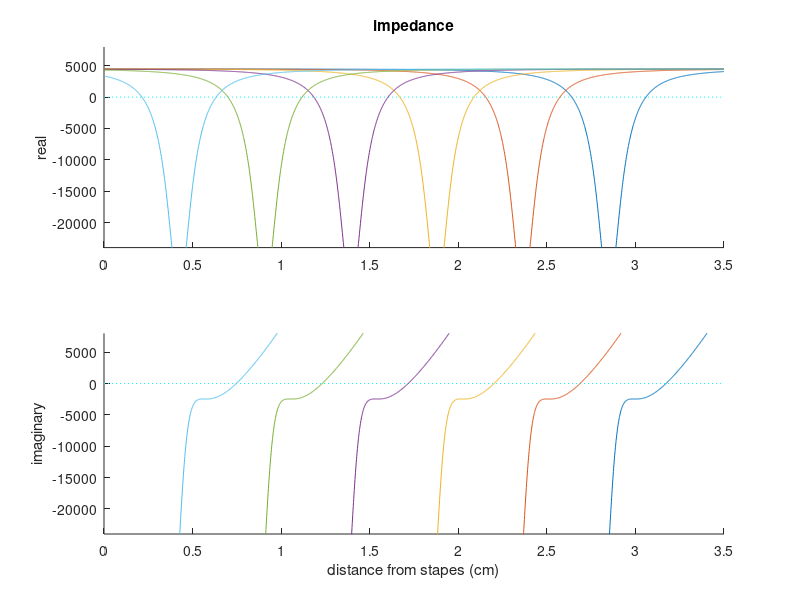
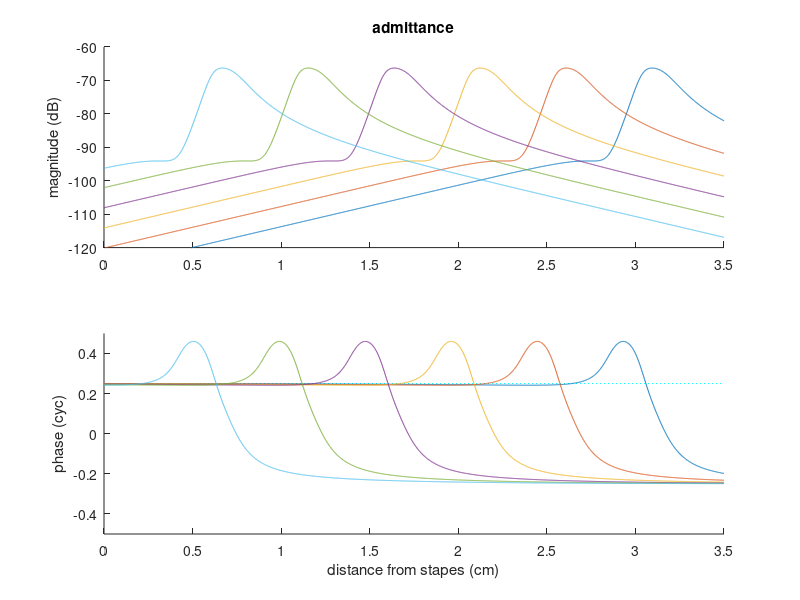
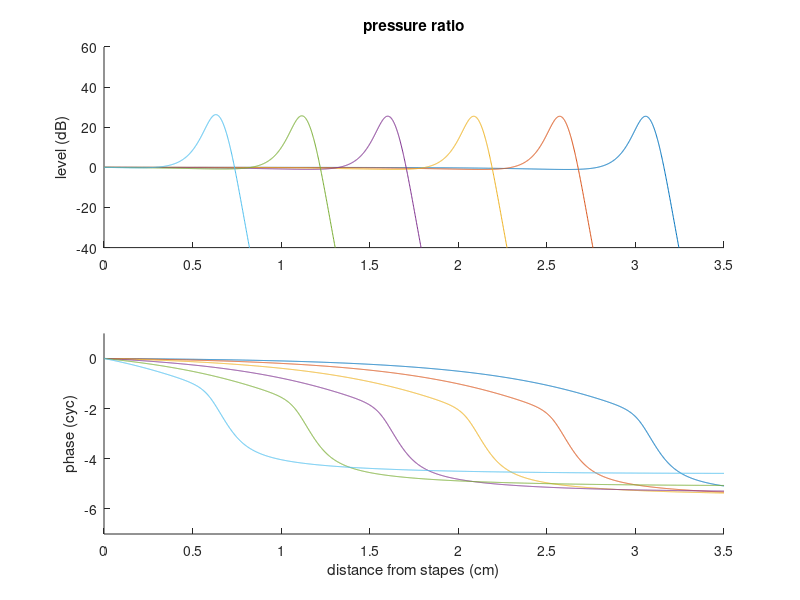
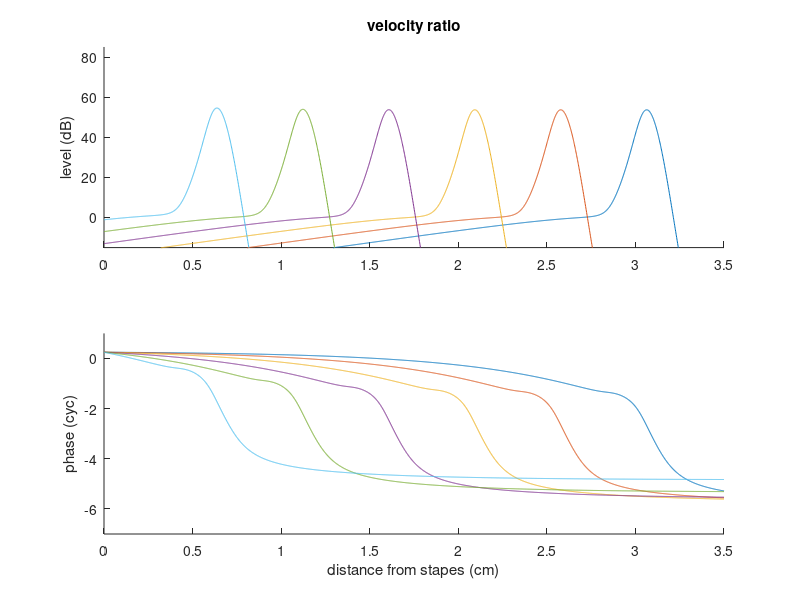

The MATLAB source for these figures, in order:
% fdm12a - Finite-difference solution of the 1-D cochlear model

function fdm12a
global n dx ast ase rho bw As g xl wd npk sbc rv icp
%
n=2501; 
nf=600;						% number of frequencies
g=1;							% NDR depth
rr=5e-5;						% roughness
utf=0.0;                % untapered fraction of scala area
wd=1;							% write data ?
%
% set parameter values
xl=3.5; yh=0.1; bw=0.1; 
rho=1; ast=0.01; ase=-5/xl; % ase=-1.43; % for man
x=transpose(linspace(0,xl,n));
dx=x(2)-x(1);
As=ast*(exp(ase*x)*(1-utf)+utf);
rand('state',0);
rv1=rr*rand(size(x));   % random variation in stiffness
rv0=zeros(size(rv1));   % no random variation in stiffness
sbc=0;                  % pressure=1 at x=0
%
% plot impedance, admittance, pressure, velocity & propagation
L=xl;rv=rv0;
xlim=[0 L];
zlim=[-3 1]*8000;
ylim=[-120 -60];
clim=[-7 1];
klim=[-60 120];
figure(1);clf
subplot(211);hold on;axis([xlim zlim])
plot(xlim,[0 0],'c:');
title('impedance');
ylabel('real');
subplot(212);hold on;axis([xlim zlim])
plot(xlim,[0 0],'c:');
xlabel('distance from stapes (cm)')
ylabel('imaginary');
figure(2);clf
subplot(211);hold on;axis([xlim ylim])
title('admittance');
ylabel('magnitude (dB)');
subplot(212);hold on;axis([xlim -0.5 0.5])
plot(xlim,[0.25 0.25],'c:');
xlabel('distance from stapes (cm)')
ylabel('phase (cyc)');
figure(3);clf
subplot(211);hold on;axis([xlim -40 60])
title('pressure ratio');
ylabel('level (dB)');
subplot(212);hold on;axis([xlim clim])
xlabel('distance from stapes (cm)')
ylabel('phase (cyc)')
figure(4);clf
subplot(211);hold on;axis([xlim -15 85])
title('velocity ratio')
ylabel('level (dB)')
subplot(212);hold on;axis([xlim clim])
xlabel('distance from stapes (cm)');
ylabel('phase (cyc)')
figure(5);clf
subplot(211);hold on;axis([xlim klim])
plot(xlim,[0 0],'c:')
title('propagation function')
ylabel('real')
subplot(212);hold on;axis([xlim klim])
xlabel('distance from stapes (cm)')
ylabel('imaginary')
drawnow
if (xl<3) o=1:6; else o=0:5; end
icp=zeros(1,length(o));
flst=250*(2.^o);
for j=1:length(flst)
   s=i*2*pi*flst(j);
   Zf=rho*s./As;			% scala impedance
   Yb=Ybm(x,s,g);			% BM admittance
   Zb=1./Yb;				% BM impedance
   P=press(Zf,Yb,x,0);	% scala pressure
   Vs=-((P(2)-P(1))/(x(2)-x(1))/Zf(1))/As(1);
   Vb=(Yb.*P/bw)/Vs;		% BM velocity
   kap=sqrt(Zf./Yb).*Yb;
   %
   Ydb=dbmag(Yb);
   Yph=phase(Yb);
   Pdb=dbmag(P/P(1));
   Pph=phase(P/P(1));
   Vdb=dbmag(Vb);
   Vph=phase(Vb);
   kr=real(kap);
   ki=imag(kap);
   figure(1)
   subplot(211);plot(x,real(Zb))
   subplot(212);plot(x,imag(Zb))
   figure(2)
   subplot(211);plot(x,Ydb)
   subplot(212);plot(x,Yph)
   figure(3)
   subplot(211);plot(x,Pdb)
   subplot(212);plot(x,Pph)
   figure(4)
   subplot(211);plot(x,Vdb)
   subplot(212);plot(x,Vph)
   figure(5)
   subplot(211);plot(x,kr)
   subplot(212);plot(x,ki)
   drawnow
   [xmx,imx]=max(Vdb);
   icp(j)=imx;
   write_data(sprintf('velo%d.txt',j),[x Vdb Vph Ydb Yph kr ki]);
end
fig=5;
%
% frequency-place map
fig=fig+1;figure(fig);clf;
xcp=x(icp);
f_cat=fpmap(x,0.456,0.021,0.80);
f_man=fpmap(x,0.165,0.021,0.99);
semilogy(xcp,flst,'o-',x,f_cat,x,f_man)
flim=[.05 20]*1000;
axis([xlim flim])
xlabel('distance from stapes (cm)');
ylabel('characteristic frequency (Hz)');
title('frequency-place map');
legend('model','cat','man')
%
% reflectance vs frequency
fig=fig+1;figure(fig);clf
flim=[50 20000];
o=8*(0:(nf-1))/nf-3;
f=1000*2.^o';
[rm1,rd1,pp1,pd1,vf1,kf]=refl(x,f,rv0,0,1);
[rm2,rd2,pp2,pd2,vf2,kf]=refl(x,f,rv1,0,2);
rm1=20*log10(rm1/100);
rm2=20*log10(rm2/100);
subplot(211);semilogx(f,rm1,f,rm2)
axis([flim -65 -15]);
title('reflectance');
ylabel('magnitude (dB)');
rd1(rd1<eps)=eps;
rd2(rd2<eps)=eps;
subplot(212);loglog(f,rd1,f,rd2)
axis([flim 1 40])
ylabel('delay (cyc)')
xlabel('frequency (Hz)')
drawnow
write_data('vf1.txt',[f dbmag(vf1) phase(vf1)]);
write_data('vf2.txt',[f dbmag(vf2) phase(vf2)]);
write_data('kf.txt', [f real(kf)   imag(kf)]);
%
% Qerb
fig=fig+1;figure(fig);clf
for k=1:length(icp)
   Vdb2=dbmag(vf2(:,k));
   [qe,bf]=Qerb(f,Vdb2);
   qq(k)=qe;
   ff(k)=bf;
end
f=1000*2.^(-6:0.1:6);
Qcat = 5.0*(f/1000).^0.37;	% from Shera et al. (2002)
Qman1=9.26*f./(f+230);		% from Shera et al. (2002)
Qman2=12.7*(f/1000).^0.30;	% from Shera et al. (2002)
loglog(ff,qq,'o-',f,Qcat,f,Qman1,f,Qman2)
axis([flim 1 30])
title('Qerb vs BF')
ylabel('quality factor')
xlabel('frequency (Hz)')
%legend('model','cat','man1','man2',4)
legend('model','cat','man1','man2')
drawnow
%
return

function [rm,rd,pp,pd,vf,kf]=refl(x,flst,rvx,ap,sn)
global rho bw As g rv dx icp
ap=1;
rv=rvx;  				% random variation in stiffness
r=zeros(size(flst));
pp=zeros(size(flst));
pph=zeros(size(flst));
vf=zeros(length(flst),length(icp));
kf=zeros(length(flst),length(icp));
for j=1:length(flst)
   s=i*2*pi*flst(j);
   Zf=rho*s./As;		% scala impedance
   Yb=Ybm(x,s,g);		% BM admittance
   [P,Pp,Pm]=press(Zf,Yb,x,ap);	% scala pressure
   r(j)=Pm(1)/Pp(1);
   pp(j)=max(dbmag(P/P(2)));		% peak pressure
   pph(j)=Pm(2);
   Vb=(Yb.*P/bw)/As(1);				% BM velocity
   kap=sqrt(Zf./Yb).*Yb;			% propagation
   vf(j,:)=Vb(icp).';
   kf(j,:)=kap(icp).';
end
rm=abs(r)*100; 			% reflectance magnitude (%)
rp=phase(r);				% reflectance phase (cyc)
rd=-dd(rp,log(flst));	% reflectance delay (cyc)
ph=phase(pph);				% retrograde pressure phase (cyc)
pd=-dd(ph,log(flst));	% retrograde pressure delay (cyc)
write_data(sprintf('refl%d.txt',sn),[flst rm rp rd pp pd]);
return

function [p,pp,pm]=press(z,y,x,ap)
global As
us=As(1);	% stapes velocity
if ap
   [p,pp,pm]=press_ap(z,y,x,us);
else
   [p,pp,pm]=press_ex(z,y,x,us);
end   
return

function [p,pp,pm]=press_ex(z,y,x,us)
global As npk sbc
n=length(x);
o=ones([n 1]);
q=zeros([n 1]);
dx=x(2)-x(1);
% differential log-impedance
dlnZ=-dd(log(abs(z)),x)*dx;
% setup fluid equations
aa=2+z.*y*dx*dx;
ap=-o-dlnZ/2;
am=-o+dlnZ/2;
a=spdiags([am aa ap],-1:1,n,n);
% at stapes: P'=-As*Zf
a(1,1)=1;
a(1,2)=0;
q(1)=1;
% at helicotrema P'=-sqrt(Yb*Zf)*P;
a(n,n-1)=-1;
a(n,n)=1+sqrt(y(n)*z(n))*dx;
q(n)=0;
% solve matrix equation
p=a\q;
% decompose P into P+ and P-
dp=dd(p,x);
kap=y.* sqrt(z./y);
pp=( p - dp ./ kap ) / 2;
pm=( p + dp ./ kap ) / 2;
return

function [p,pp,pm]=press_ap(z,y,x,us)
dx=x(2)-x(1);
y0=sqrt(y./z);
eps=dd(log(y0),x)/2;
kap=y.* sqrt(z./y);
ckd=cumsum(2*kap.*dx);
eee=-eps.*exp(-ckd).*dx;
ref=exp(ckd).*(sum(eee)-cumsum(eee));
pp0=us/(y0(1)-y0(1)*ref(1));
pp=pp0.*exp(-cumsum((eps+kap).*dx));
pm=pp.*ref;
p=pp+pm;
return

function y=dbmag(x)
y=20*real(log10(max(eps,x)));
return

function y=phase(x)
y=unwrap(angle(x))/(2*pi);
return

function pp=dd(p,x)	% gradient
n=length(p);
dp=p;
dx=x;
dp(1)=p(2)-p(1);
dx(1)=x(2)-x(1);
dp(2:(n-1))=p(3:n)-p(1:(n-2));
dx(2:(n-1))=x(3:n)-x(1:(n-2));
dp(n)=p(n)-p(n-1);
dx(n)=x(n)-x(n-1);
pp=dp./dx;
return

% BM admittance for 1D model
function y=Ybm(x,s,g)
global xl
% compensate for scala area decrease
if (xl<3)   % cat
   y=0.2./Zbm(x,s,g*1.667);
else        % man
   g=g*1.42;
   x=x+0.8;
   %x=x+0.75+5.5e-4*x.^6; % apical bend
   y=0.1./Zbm(x,s,g);
end
return

% BM impedance from 2D model
function z=Zbm(x,s,g)
global rv ase
Ke=ase;
Re=0;
Me=-ase;
K1=1e9*exp(Ke*x).*(1+rv);
R1=450*exp(Re*x);
M1=0.003*exp(Me*x);
K2=5e2*exp(Ke*x);
R2=1.0004*exp(Re*x);
M2=6e-9*exp(Me*x);
R3=-1*exp(Re*x);
%
Z1=K1/s + R1 + M1*s;
Z2=K2/s + R2 + M2*s;
Z3=R3;
z=Z1+g.*Z2.*Z3./(Z2+Z3);
return

function cf=fpmap(x,a,b,c)
cf=1000*a*(10.^(100*b*(1-x/max(x)))-c);
return

function [Q,BF]=Qerb(f,G)
[Gmx,m]=max(G);
BF=f(m(1));
ERB=trapz(f,10.^((G-Gmx)/10));
Q=BF/ERB;
return

function write_data(name,data)
global wd
if (wd)
	fid=fopen(name,'wt');
	fprintf(fid,'; %s\n',name);
	[m,n]=size(data);
	for i=1:m
   	for j=1:n
      	fprintf(fid,'%10.4g ',data(i,j));
   	end
      fprintf(fid,'\n');
   end
	fclose(fid);
end
return
